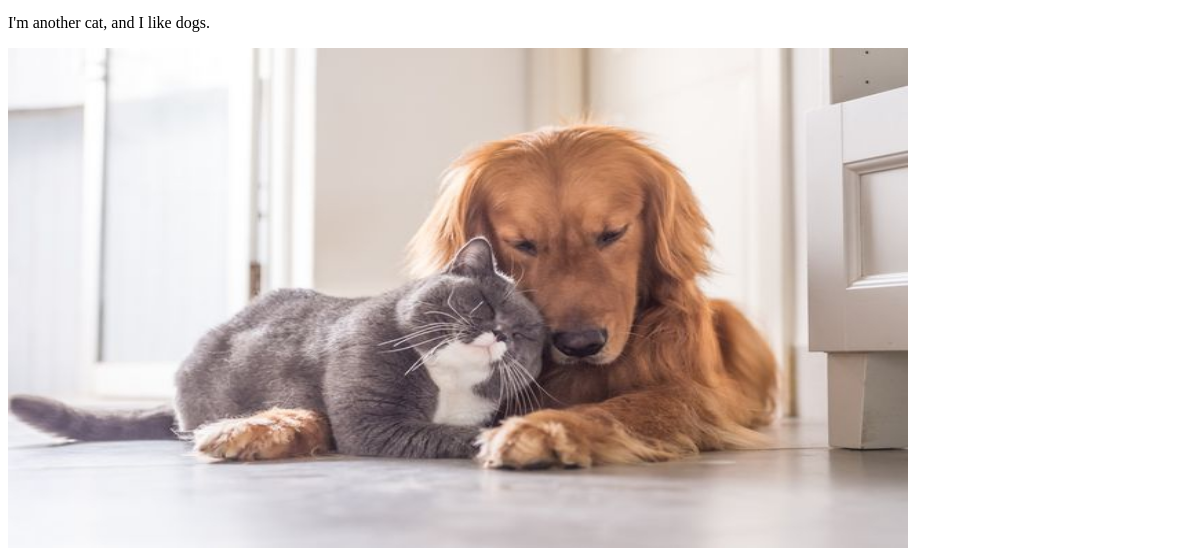
The app's page / (lower part), older data.
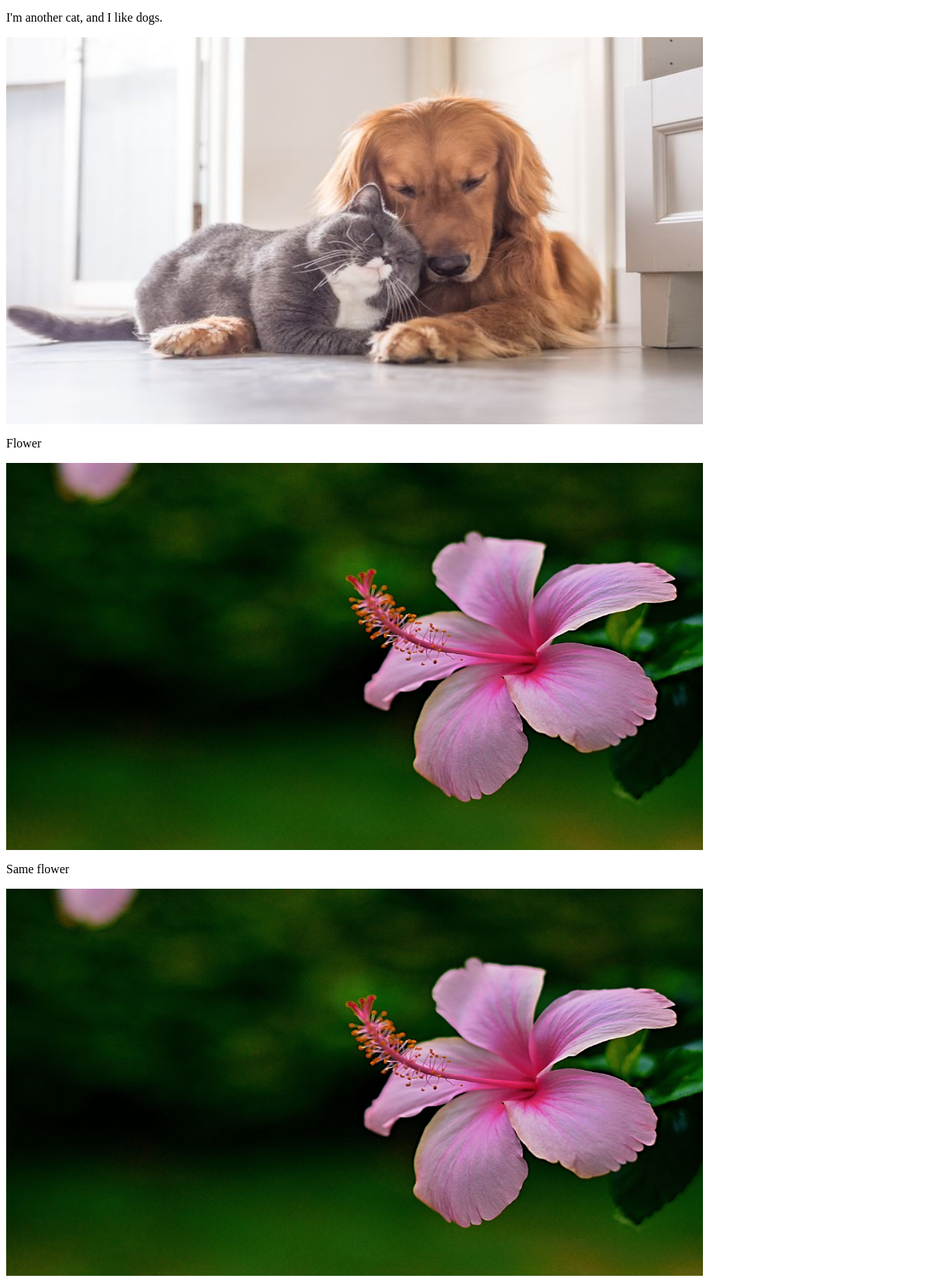
The same page, newer data.
### FunApp/models.py (models this page shows, shortened)
class Post(models.Model):
    title = models.TextField(blank = True, null = True)
    image = ProcessedImageField(
    upload_to = 'static/images/posts',
    format = 'JPEG',
    options = {'quality':200},
    blank = True,
    null = True,
    )

### FunApp/views.py (the view)
# urls.py: path('', PostView.as_view(), name = 'home'),
class PostView(ListView):
    model = Post
    template_name = 'posts.html'

### templates/posts.html (shortened to what this page needs)
{% load static %}
<div>
{% for post in object_list %}
<p>{{ post.title }}</p>
<a href="{% url 'post_detail' post.pk %}">
<img src="{{ post.image.url }}" alt="images" width="900" height="500">
</a>
{% endfor %}
</div>

Row changes from the older to the newer data that the page shows:
added Post: title "Flower", image (picture)
added Post: title "Same flower", image (picture)
